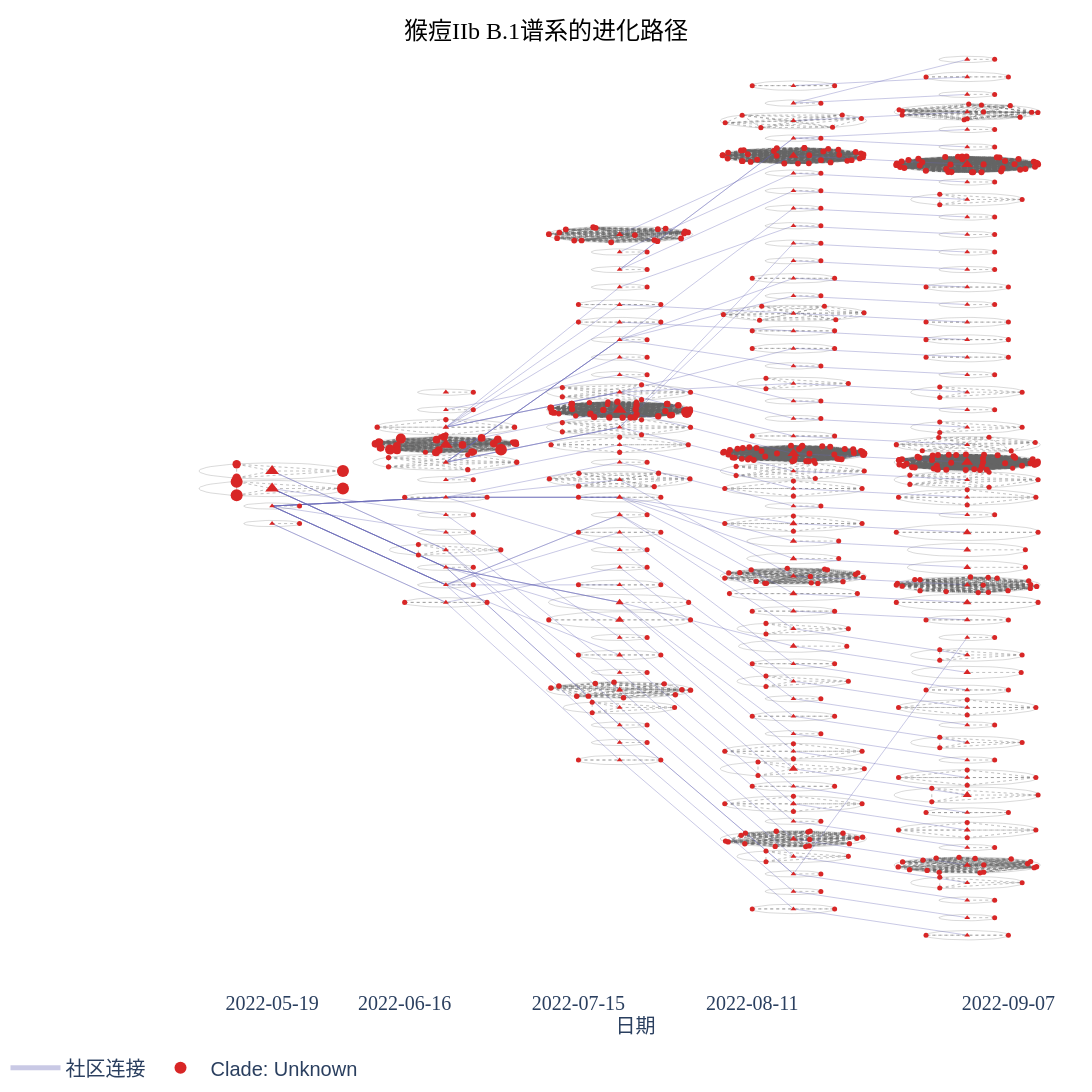

Notebook source saved alongside this figure:
### Code cell
def save_figure_to_html(fig, output_file, fig_width, fig_height, dpi=100):
    """将图表保存为HTML文件，确保与Jupyter中的显示一致"""
    if not output_file:
        return
    
    # 创建cprop字体字典（如果cprop是FontProperties对象）
    if 'cprop' in globals():
        if hasattr(cprop, 'get_name'):
            cprop_font_dict = dict(family=cprop.get_name(), size=20)
        else:
            cprop_font_dict = cprop
    else:
        cprop_font_dict = dict(family='Arial', size=20)  # 默认字体
        
    # 确保图表尺寸固定 - 移除无效的responsive属性
    fig.update_layout(
        autosize=False,
        width=fig_width * dpi / 100,
        height=fig_height * dpi / 100,
        margin=dict(b=100),
        # 保持图例字体设置
        legend=dict(
            font=cprop_font_dict  # 使用字体字典而不是直接使用对象
        )
    )
    
    # 保存为HTML文件，包含所有必要配置
    fig.write_html(
        output_file,
        include_plotlyjs=True,
        include_mathjax=False,
        full_html=True,
        auto_open=False,
        config={
            'displayModeBar': True,
            'responsive': False,  # 正确位置: 在config中设置responsive
            'scrollZoom': True,
            'toImageButtonOptions': {
                'format': 'png',
                'filename': 'evolution_visualization',
                'height': fig_height * dpi / 100,
                'width': fig_width * dpi / 100,
                'scale': 1
            }
        }
    )
    print(f"已将图表保存至: {output_file}")

def visualize_evolution_chains(
    final_chains: List[pd.DataFrame], 
    graphs: List[ig.Graph],
    communities: List[List[List[str]]],
    output_file: Optional[str] = None,
    title: str = "Community Evolution Network",
    # 布局参数
    node_size_factor: float = 15,
    horizontal_spacing: float = 0.75,  # 时间点水平间距（原垂直间距）
    vertical_spacing: float = 1.5,     # 社区垂直间距（原水平间距）
    node_spread_factor: float = 0.9,   # 节点分散程度
    x_radius_scale: float = 0.5,       # 椭圆水平半径（原垂直）
    y_radius_scale: float = 1.2,
    edge_length_factor: float = 1.0,         # 椭圆垂直半径（原水平）  # 边宽度系数
    dpi: int = 300,                    # 图像DPI
    font_path: str = None,
    hover_attrs: Optional[Set[str]] = None,
    fig_width: int = 1600,             # 交换宽高以适应水平布局
    fig_height: int = 1000,
    start_date: Optional[str] = None,
    end_date: Optional[str] = None,
    time_interval: int = 7,
    recording_label: str = "Clade",
    debug: bool = False
) -> go.Figure:
    """可视化社区演化链 - 水平时间轴布局"""
    # 基础设置
    font_family = load_font(font_path)
    
    # 创建cprop字体字典（如果cprop是FontProperties对象）
    if 'cprop' in globals():
        if hasattr(cprop, 'get_name'):
            # 如果cprop是FontProperties对象，提取字体名称
            cprop_font_dict = dict(family=cprop.get_name(), size=20)
        else:
            # 如果cprop已经是字典或其他格式
            cprop_font_dict = cprop
    else:
        # 如果cprop未定义，使用默认字体
        cprop_font_dict = dict(family=font_family, size=20)
    if hover_attrs is None:
        hover_attrs = {'ID', 'Date', 'Community', 'wdks', 'Location'}
    
    # 提取日期范围和图选择
    start_idx, end_idx, date_range = extract_date_range(graphs, start_date, end_date, time_interval)
    if start_idx == -1 or end_idx == -1 or date_range is None:
        return create_empty_figure("未找到匹配的日期范围", fig_width, fig_height)
    
    # 使用选定范围的图和社区
    selected_graphs = graphs[start_idx:end_idx+1]
    selected_communities = communities[start_idx:end_idx+1]
    
    # 设置属性名称
    clade_attr = recording_label
    lineage_attr = get_lineage_attr(selected_graphs)
    
    # 创建日期到图索引的映射
    date_to_graph_idx, graph_date_ranges = create_date_mapping(selected_graphs, final_chains, debug)
    
    # 处理节点和社区数据
    node_data, community_data = process_communities(
        final_chains, selected_graphs, selected_communities, 
        date_to_graph_idx, clade_attr, debug
    )
    
    # 如果没有数据，返回空图
    if not node_data:
        return create_empty_figure("无可视化数据", fig_width, fig_height)
    
    # 创建图形数据结构
    G = create_graph(node_data, community_data, final_chains)
    
    # 计算布局位置
    pos, community_centers = calculate_layout(
        G, node_data, community_data,
        horizontal_spacing, vertical_spacing, 
        node_spread_factor, x_radius_scale, y_radius_scale,
        node_size_factor, fig_width, fig_height,
        edge_length_factor  # 传递新参数
    )
    
    # 创建可视化元素
    fig = go.Figure()
    
    # 添加可视化元素 - 改变顺序确保节点在最上层
    add_community_ellipses(fig, community_centers)
    add_edges(fig, G, pos, debug)
    add_nodes(fig, G, pos, node_size_factor, clade_attr, lineage_attr, hover_attrs)
    add_legend(fig, G, clade_attr, cprop_font_dict)
    
    # 更新布局 - 水平时间轴
    fig.update_layout(
        title=dict(
            text=title, 
            font=dict(family=font_family, size=24, color="black"),
            x=0.5,
            y=0.99,  # 降低标题位置（原为1.0或默认值）
            xanchor="center",
            yanchor="top"
        ),
        showlegend=True,
        hovermode='closest',
        margin=dict(b=5, l=7, r=5, t=7),  # 增加顶部边距
        # X轴改为时间轴
        xaxis=dict(
            title=dict(text='日期', standoff=5, font=dict(family=font_family,size=20)),
            tickmode='array',
            tickvals=[pos[node_id][0] for date in sorted(set(node_data[n]['date'] for n in node_data)) 
                     for node_id in [next(n for n in node_data if node_data[n]['date'] == date)]],
            ticktext=sorted(set(node_data[n]['date'] for n in node_data)),
            tickangle=0,
            tickfont=dict(family=font_family,size=20),
            showgrid=True,
            ticklabelposition="outside top"
        ),
        # Y轴不显示刻度
        yaxis=dict(
            showgrid=False, 
            zeroline=False, 
            showticklabels=False,
        ),
        plot_bgcolor='white',
        font=dict(family=font_family),  # 使用普通字体字典
        legend=dict(
            orientation="h",
            yanchor="bottom",
            y=-0.15,  
            xanchor="center",
            x=0.5,
            font=cprop_font_dict,  # 使用字体字典而不是直接使用对象
            itemsizing="constant",
            itemwidth=50,
            traceorder="normal",
            tracegroupgap=8
        ),
        width=fig_width * dpi / 100,
        height=fig_height * dpi / 100
    )
    
    return fig

def add_edges(fig, G, pos, debug=False):
    """添加边 - 简化版本，使边长更大"""
    # 直接分类收集边
    intra_edges = [(G.vs[e.source]['name'], G.vs[e.target]['name']) 
                  for e in G.es if e['type'] != 'core' 
                  and G.vs[e.source]['name'] in pos and G.vs[e.target]['name'] in pos]
    
    core_edges = [(G.vs[e.source]['name'], G.vs[e.target]['name'], e) 
                 for e in G.es if e['type'] == 'core' 
                 and G.vs[e.source]['name'] in pos and G.vs[e.target]['name'] in pos]
    
    # 添加内部边
    for source, target in intra_edges:
        x0, y0 = pos[source]
        x1, y1 = pos[target]
        
        fig.add_trace(go.Scatter(
            x=[x0, x1, None],
            y=[y0, y1, None],
            mode='lines',
            line=dict(width=0.8, color='rgba(100, 100, 100, 0.5)', dash='dot'),
            hoverinfo='none',
            showlegend=False
        ))
    
    # 添加核心边
    for source, target, e in core_edges:
        x0, y0 = pos[source]
        x1, y1 = pos[target]
        
        # 边宽度
        line_width = 1.0
        
        # 悬停文本
        hover_text = []
        if 'weight' in e.attributes() and e['weight'] is not None:
            try:
                hover_text.append(f"Similarity: {float(e['weight']):.2f}")
            except (ValueError, TypeError):
                hover_text.append(f"Similarity: {e['weight']}")
                
        if 'evo_weight' in e.attributes() and e['evo_weight'] is not None:
            try:
                hover_text.append(f"Evolution Weight: {float(e['evo_weight']):.2f}")
            except (ValueError, TypeError):
                hover_text.append(f"Evolution Weight: {e['evo_weight']}")
        
        fig.add_trace(go.Scatter(
            x=[x0, x1, None],
            y=[y0, y1, None],
            mode='lines',
            line=dict(width=line_width, color='rgba(100, 100, 180, 0.35)'), # <-- 颜色固定
            hoverinfo='text',
            text="<br>".join(hover_text) if hover_text else None,
            showlegend=False
        ))


def add_legend(fig, G, clade_attr, custom_font=None):
    """添加图例 - 使用自定义字体"""
    # 添加核心节点演化边图例 - 不再有箭头
    if any(e['type'] == 'core' for e in G.es):
        fig.add_trace(go.Scatter(
            x=[None], y=[None],
            mode='lines',
            line=dict(width=1, color='rgba(100, 100, 180, 0.35)'),
            name='社区连接',
            legendgroup='edges'
        ))
    
    # 添加节点颜色图例
    all_clades = set(str(G.vs[i][clade_attr]) 
                    for i in range(len(G.vs)) 
                    if clade_attr in G.vs[i].attributes() and G.vs[i][clade_attr])
    
    for i, clade in enumerate(sorted(all_clades)):
        hue = i / max(1, len(all_clades))
        r, g, b = colorsys.hls_to_rgb(hue, 0.5, 0.7)
        color = f'rgb({int(r*255)}, {int(g*255)}, {int(b*255)})'
        
        fig.add_trace(go.Scatter(
            x=[None], y=[None],
            mode='markers',
            marker=dict(size=8, color=color),
            name=f'{clade_attr}: {clade}',
            showlegend=True,
            legendgroup='clades'
        ))

fig = visualize_evolution_chains(
    final_chains=tracking_chains_mpox, start_date='2022-05-28',
    end_date='2022-08-20', time_interval=14, graphs=graphs, recording_label='Clade',
    communities=communities, dpi=200, font_path='/home/liujiajun/projects/Hap_networks/songti.ttf',      
    output_file=None,  # 设为None，不要在visualize函数中保存
    fig_width=0.9*210 / 25.4*100, fig_height=0.9*297 / 25.4*100,debug=True,
    node_size_factor=40,           # 适当减小节点大小
    vertical_spacing=1.8,          # 增加垂直间距
    horizontal_spacing=1.2,        # 增加水平间距
    node_spread_factor=1.5,        # 减小节点分散系数，确保在椭圆内
    x_radius_scale=0.1*0.8,           # 更均衡的椭圆比例
    y_radius_scale=0.15*0.8,           # 更均衡的椭圆比例
    edge_length_factor=0.2,        # 弱化边长度与权重的关联
        title='猴痘IIb B.1谱系的进化路径', 
)

# 使用专门的保存函数
save_figure_to_html(fig, "猴痘IIb B.1谱系的进化路径.html", fig_width=0.9*210 / 25.4*100, fig_height=0.9*297 / 25.4*100, dpi=200)
# 显示或保存图表
fig.show()
